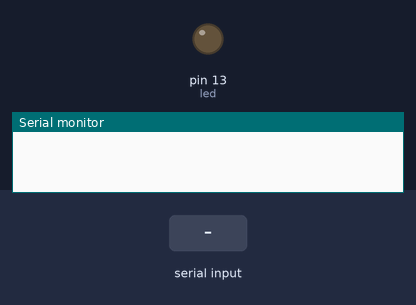
The sketch below on a simulated Arduino Uno, built with avr-gcc and run on an emulated ATmega328P. Parts: output pins drawn as LEDs (lit = HIGH), the last lines printed to the serial monitor. Inputs (shaded band) come from the test bench.

Above: at 1.2 s.
1.3 s: "o" received over the second serial link
At 2.3 s:
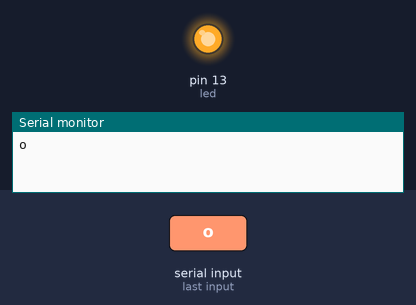
2.8 s: "f" received over the second serial link
At 3.5 s:
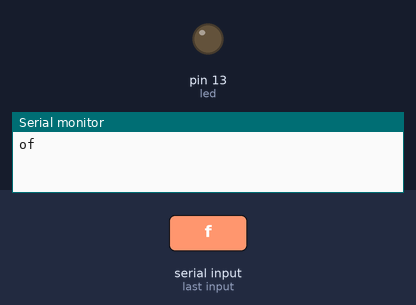
Timing chart, 0 to 5.8 s (numbered marks = the images above; inputs shaded):
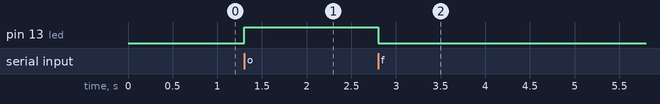

The sketch:

bluetooth.ino
```cpp
#include <SoftwareSerial.h>

// SoftwareSerial(RX, TX) 형식으로 블루투스 모듈과 교차하여 연결
SoftwareSerial BTSerial(4, 5);
int led = 13;
char teststr = ' ', teststr2 = ' '; // 변수 초기화

void setup() {
  Serial.begin(9600); // 컴퓨터와의 시리얼 통신 초기화
  BTSerial.begin(9600); // 블루투스 모듈 초기화
  pinMode(led, OUTPUT);
}

void loop() {

  // 블루투스 모듈 → 아두이노 → 시리얼 모니터
  if (BTSerial.available()) {
    teststr = BTSerial.read();
    Serial.write(teststr); // 블루투스 모듈로부터 받은 데이터 시리얼 모니터에 출력

    if (teststr == 'o') {
      digitalWrite(led, HIGH);
    }
    else if (teststr == 'f') {
      digitalWrite(led, LOW);
    }

  }


  // 시리얼 모니터 → 아두이노 → 블루투스 모듈
  if (Serial.available()) {
    teststr2 = Serial.read();
    BTSerial.write(teststr2); // 시리얼 모니터로부터 받은 데이터 블루투스 모듈로 전송

  }
}
```

Measured:
- after the input at 1.3 s, pin 13 (led): LOW → HIGH at once
- after the input at 2.8 s, pin 13 (led): HIGH → LOW at once
